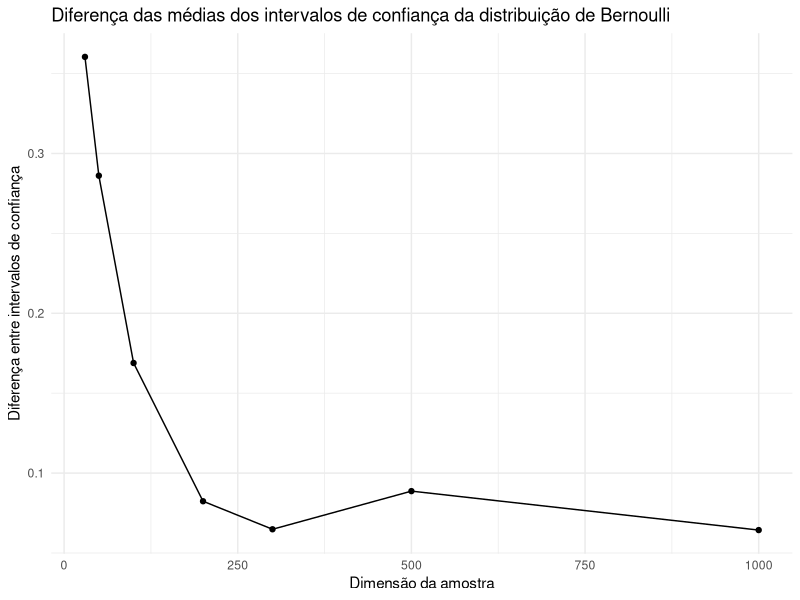

Generate this figure with R:
library(ggplot2)

set.seed(1645)

n_values <- c(30, 50, 100, 200, 300, 500, 1000)
k <- 2000
gamma <- 0.97
prob <- 0.7

calculate_ci_length_method1 <- function(n, z) {
  a <- 1
  b <- -2 * prob
  c <- prob^2 - z^2 * (prob * (1 - prob)) / n
  discriminant <- b^2 - 4 * a * c
  p1 <- (-b + sqrt(discriminant)) / (2 * a)
  p2 <- (-b - sqrt(discriminant)) / (2 * a)
  ci_length <- abs(p1 - p2)
  return(ci_length)
}

calculate_ci_length_method2 <- function(x_bar, n) {
  ci_length <- (x_bar - prob) / sqrt((x_bar * (1 - x_bar)) / n)
  return(ci_length)
}

diff_means <- sapply(n_values, function(n) {
  z <- qnorm((1 + gamma)/2)
  samples <- matrix(rbinom(k * n, size = 1, prob = prob), nrow = k)
  x_bars <- colMeans(samples)
  ci_lengths_method1 <- calculate_ci_length_method1(n, z)
  ci_lengths_method2 <- calculate_ci_length_method2(x_bars, n)
  mean_diff <- mean(ci_lengths_method1 - ci_lengths_method2)
  return(mean_diff)
})

data <- data.frame(n = n_values, diff_means = diff_means)

ggplot(data, aes(x = n, y = diff_means)) +
  geom_line() +
  geom_point() +
  labs(x = "Dimensão da amostra", y = "Diferença entre intervalos de confiança") +
  ggtitle("Diferença das médias dos intervalos de confiança da distribuição de Bernoulli") +
  theme_minimal()